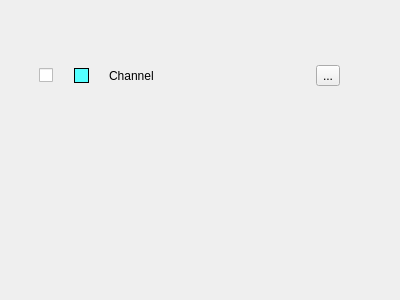
<?xml version="1.0" encoding="UTF-8"?>
<ui version="4.0">
 <class>ControlChannel</class>
 <widget class="QWidget" name="ControlChannel">
  <property name="geometry">
   <rect>
    <x>0</x>
    <y>0</y>
    <width>400</width>
    <height>300</height>
   </rect>
  </property>
  <property name="windowTitle">
   <string>Form</string>
  </property>
  <widget class="QWidget" name="horizontalLayoutWidget">
   <property name="geometry">
    <rect>
     <x>19</x>
     <y>60</y>
     <width>321</width>
     <height>31</height>
    </rect>
   </property>
   <layout class="QHBoxLayout" name="horizontalLayout">
    <property name="spacing">
     <number>20</number>
    </property>
    <property name="leftMargin">
     <number>20</number>
    </property>
    <item>
     <widget class="QCheckBox" name="enable_ch">
      <property name="maximumSize">
       <size>
        <width>15</width>
        <height>16777215</height>
       </size>
      </property>
      <property name="text">
       <string/>
      </property>
     </widget>
    </item>
    <item>
     <widget class="QLabel" name="color_ch">
      <property name="maximumSize">
       <size>
        <width>15</width>
        <height>15</height>
       </size>
      </property>
      <property name="styleSheet">
       <string notr="true">background-color: rgb(85, 255, 255);</string>
      </property>
      <property name="frameShape">
       <enum>QFrame::Box</enum>
      </property>
      <property name="text">
       <string/>
      </property>
     </widget>
    </item>
    <item>
     <widget class="QLabel" name="name_ch">
      <property name="text">
       <string>Channel</string>
      </property>
     </widget>
    </item>
    <item>
     <widget class="QToolButton" name="change_name_button">
      <property name="text">
       <string>...</string>
      </property>
     </widget>
    </item>
   </layout>
  </widget>
 </widget>
 <resources/>
 <connections/>
</ui>
